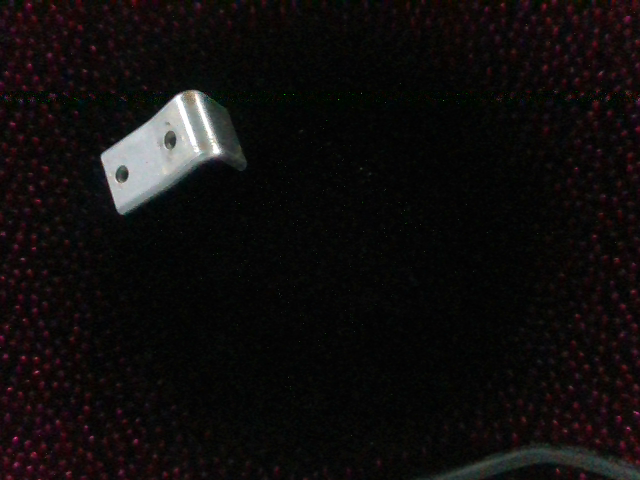
//> input picture LSD/cmake-build-debug/image3.png, 640 x 480 px
$ ./main   (built with g++ and OpenCV 4)
//> lines starting //> are read from the running program, lines starting //| are printed output that depends on the picture; after the words box and inside, x2 and y2 are one past the last pixel; in counts of white or black regions, pixels touching at a corner belong together
#include "opencv2/imgproc.hpp"
#include "opencv2/imgcodecs.hpp"
#include "opencv2/highgui.hpp"
//#include "ILSD.h"
#include <iostream>
using namespace std;
using namespace cv;

double Pointdistance(double  x1, double y1, double x2, double y2)
{
    return sqrt((x1 - x2)*(x1 - x2) + (y1 - y2)*(y1 - y2));
}
//struct Line
//{
//    int
//};
int main()
{
    bool useRefine = true;
    bool useCanny = true;
    Mat image = imread("image3.png");
//> image is the input picture: 480 rows x 640 cols, CV_8UC3; mean B, G, R 12.9, 13.3, 15.9
    if( image.empty() )
    {
        cout << "Unable to load Image" << endl; return 1;
    }
    imshow("Source Image", image);

    Mat imageBf;
    bilateralFilter(image, imageBf, 5, 10, 10);
//    imshow("bi", imageBf);
    //双边滤波
    Mat imageEnhance;
    Mat kernel = (Mat_<float>(3, 3) << 0, -1, 0, -1, 4, -1, 0, -1, 0);
    filter2D(imageBf, imageEnhance, CV_8UC3, kernel);
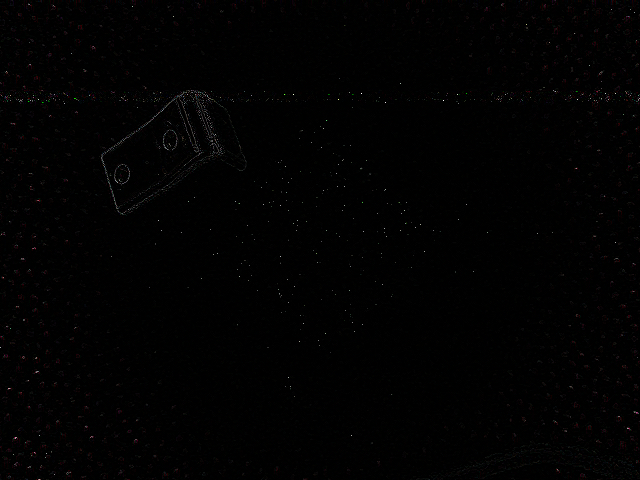
//> imageEnhance: 480 rows x 640 cols, CV_8UC3; mean B, G, R 1.4, 1.4, 1.7
    imshow("iE", imageEnhance);

    Mat resImage;
    cvtColor(image, resImage, CV_RGB2GRAY);
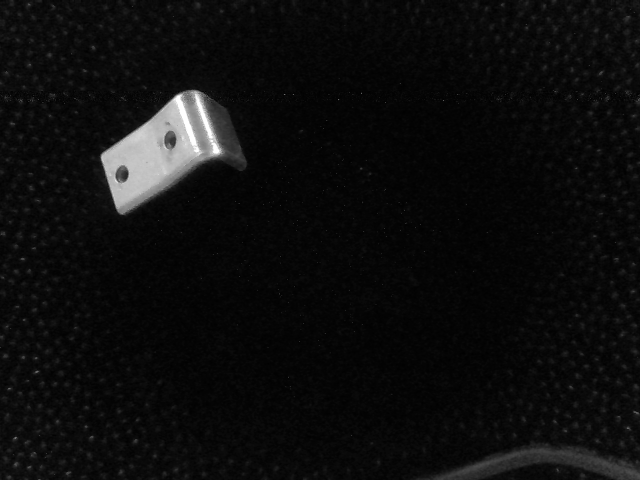
//> resImage: 480 rows x 640 cols, CV_8UC1; min 1, max 255, mean 13.5


    Ptr<LineSegmentDetector> ls = createLineSegmentDetector(LSD_REFINE_STD);

    vector<Vec4f> line;
    vector<Vec4f> cut_line;
    vector<double> len;
    double total_len(0);
    double average_len;

    ls->detect(resImage, line);
//> line = 64 items, first 8: [184.7, 89.19, 168.9, 99.91], [99.63, 155.6, 116.5, 211.6], [170, 101.8, 113.3, 146.2], [128.2, 169.3, 127.4, 176.9], [112.6, 145.5, 97.97, 155.4], [198.2, 90.23, 190.5, 89.31], [117.7, 183.3, 113.4, 173], [175.9, 139, 174.1, 150.8]
    for(int i = 0; i < line.size(); i++)
    {
        double l = Pointdistance(line.at(i)[0], line.at(i)[1], line.at(i)[2], line.at(i)[3]);
        len.push_back(l);
        total_len += l;
    }
//> this loop made 64 passes
//> (l, total_len) on passes 1 to 12: (19.06, 19.06), (58.55, 77.61), (72.03, 149.6), (7.7, 157.3), (17.66, 175), (7.74, 182.7), (11.16, 193.9), (11.89, 205.8), (11.3, 217.1), (8.72, 225.8), (8.88, 234.7), (6.18, 240.9)
//> after the loop, len = 64 values, max 76.35 at index 26, min 2.5 at index 42, mean 19.66; total_len = 1258.4

    average_len = total_len/line.size();
//> average_len = 19.66

    for(int i = 0; i < len.size(); i++)
    {
        if(len[i] > average_len)
            cut_line.push_back(line[i]);
    }
//> this loop made 64 passes


    // Show found lines

    ls->drawSegments(image, line);
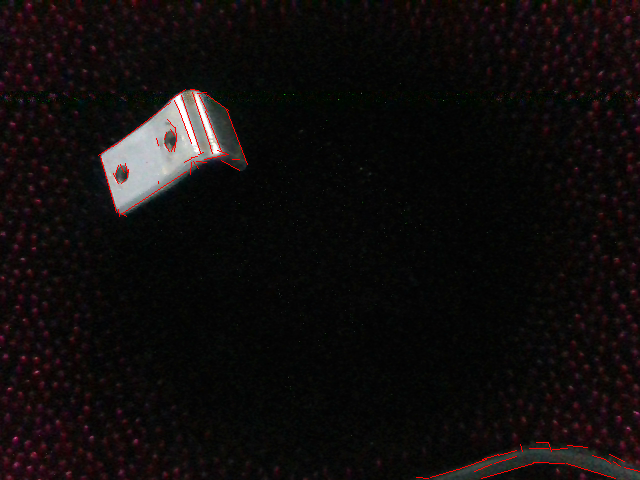
//> image: 480 rows x 640 cols, CV_8UC3; 0.4% of pixels changed, all inside (x1, y1, x2, y2) = (98, 89, 640, 479)
    imshow("result", image);

    waitKey();
    return 0;
}

$ run again, with LSD/cmake-build-debug/image0.png copied over LSD/cmake-build-debug/image3.png
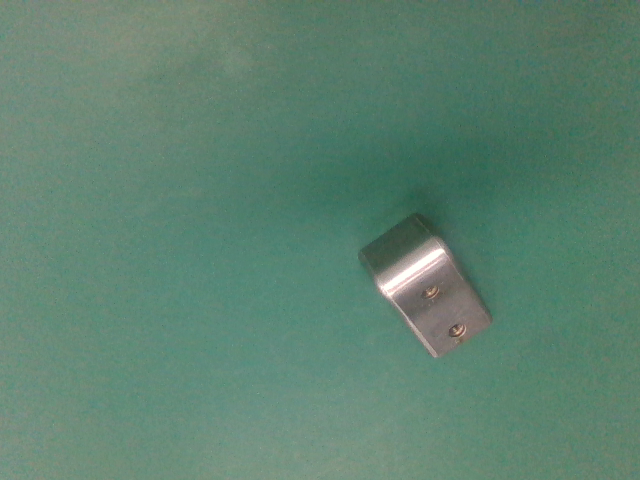
//> input picture LSD/cmake-build-debug/image0.png, 640 x 480 px
//> image is the input picture: 480 rows x 640 cols, CV_8UC3; mean B, G, R 112, 129.8, 93.7
//> `cvtColor(image, resImage, CV_RGB2GRAY);`:
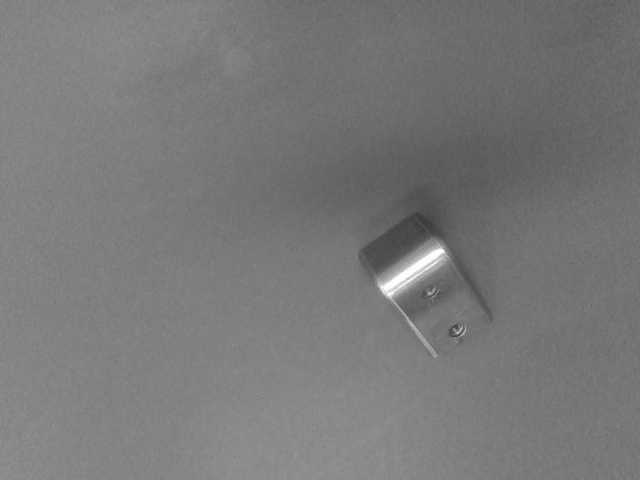
//> resImage: 480 rows x 640 cols, CV_8UC1; min 54, max 254, mean 120.4
//> line = 21 items, first 8: [451.1, 258.1, 441.4, 243], [376.4, 284.8, 382.2, 291.8], [404.2, 285.9, 446.8, 255], [439.2, 241.2, 441.4, 249.2], [436.6, 242.1, 377.8, 282.1], [390.5, 296.6, 407, 287.5], [382, 291.5, 393.4, 304.1], [437.6, 354.8, 394.8, 300.3]
//> the loop `for(int i = 0; i < line.size(); i++)` made 21 passes
//> (l, total_len) on passes 1 to 8: (18.03, 18.03), (9.13, 27.15), (52.57, 79.73), (8.22, 87.95), (71.11, 159.1), (18.84, 177.9), (16.99, 194.9), (69.29, 264.2)
//> after the loop `for(int i = 0; i < line.size(); i++)`: total_len = 567.7
//> average_len = 27.03
//> the loop `for(int i = 0; i < len.size(); i++)` made 21 passes
//> `ls->drawSegments(image, line);`:
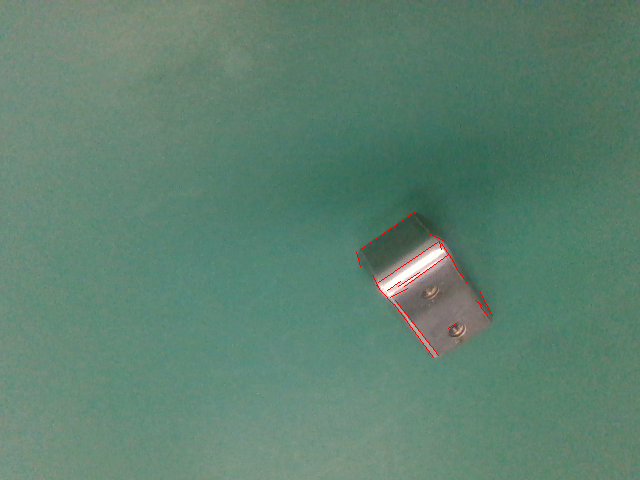
//> image: 480 rows x 640 cols, CV_8UC3; 0.16% of pixels changed, all inside (x1, y1, x2, y2) = (356, 211, 493, 358)

$ run again, with LSD/cmake-build-debug/image00.png copied over LSD/cmake-build-debug/image3.png
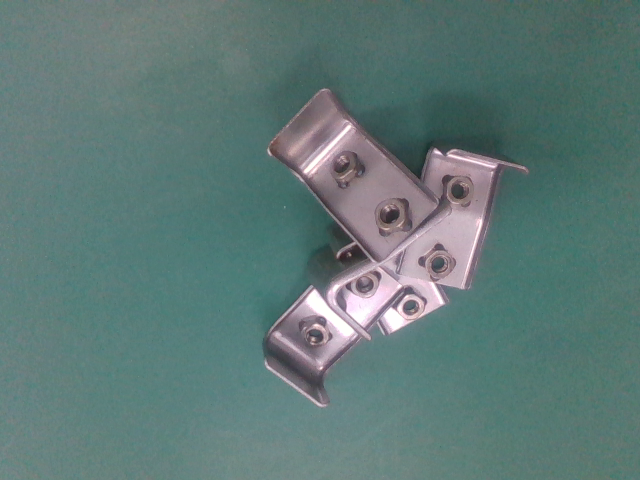
//> input picture LSD/cmake-build-debug/image00.png, 640 x 480 px
//> image is the input picture: 480 rows x 640 cols, CV_8UC3; mean B, G, R 118.4, 120.9, 94.8
//> `cvtColor(image, resImage, CV_RGB2GRAY);`:
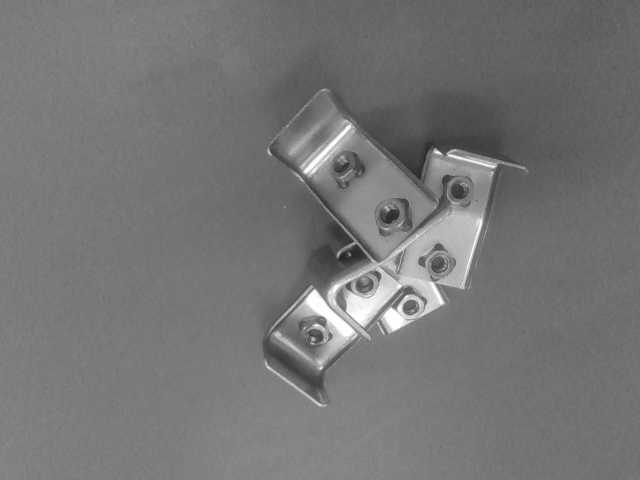
//> resImage: 480 rows x 640 cols, CV_8UC1; min 34, max 254, mean 117.2
//> line = 244 items, first 8: [443.5, 153.9, 435.1, 147.6], [407, 292, 395.4, 307.9], [415.7, 295, 406.8, 293.7], [401.9, 311.9, 402.3, 303.1], [468.1, 271.9, 492.5, 181.7], [320.5, 314.5, 327.8, 319.9], [343.7, 288.1, 346.6, 311.8], [326.5, 304.6, 312, 284.3]
//> the loop `for(int i = 0; i < line.size(); i++)` made 244 passes
//> (l, total_len) on passes 1 to 3: (10.49, 10.49), (19.76, 30.25), (9.01, 39.27)
//> after the loop `for(int i = 0; i < line.size(); i++)`: len = 244 values, max 107.1 at index 34, min 1.77 at index 57, mean 17.8; total_len = 4342.1
//> average_len = 17.8
//> after the loop `for(int i = 0; i < len.size(); i++)`: cut_line = 66 items, first 8: [407, 292, 395.4, 307.9], [468.1, 271.9, 492.5, 181.7], [343.7, 288.1, 346.6, 311.8], [326.5, 304.6, 312, 284.3], [379.6, 308.3, 402.4, 284.9], [313.3, 289.6, 277.1, 328.4], [320.4, 367.8, 356.6, 332.8], [388.8, 333.3, 443.9, 303.5]
//> `ls->drawSegments(image, line);`:
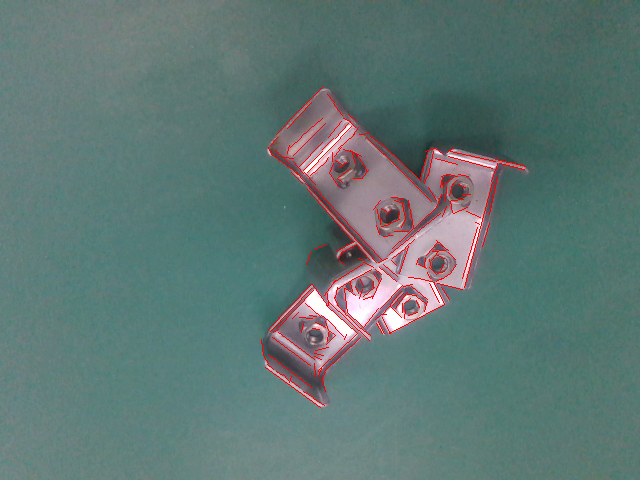
//> image: 480 rows x 640 cols, CV_8UC3; 1.25% of pixels changed, all inside (x1, y1, x2, y2) = (261, 86, 526, 408)

$ run again, with LSD/cmake-build-debug/image1.png copied over LSD/cmake-build-debug/image3.png
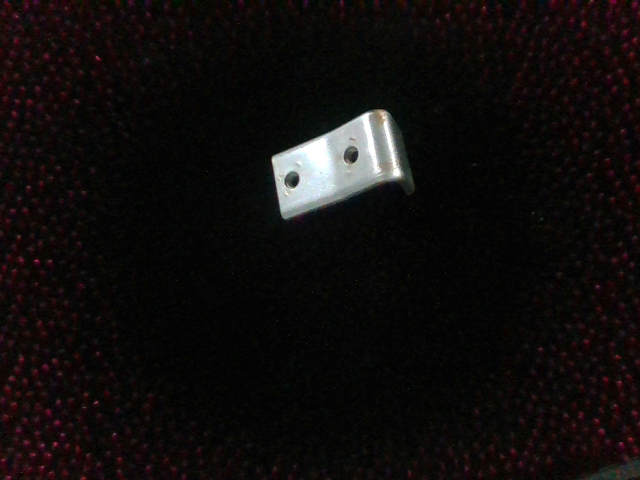
//> input picture LSD/cmake-build-debug/image1.png, 640 x 480 px
//> image is the input picture: 480 rows x 640 cols, CV_8UC3; mean B, G, R 12.4, 13.1, 16.3
//> `cvtColor(image, resImage, CV_RGB2GRAY);`:
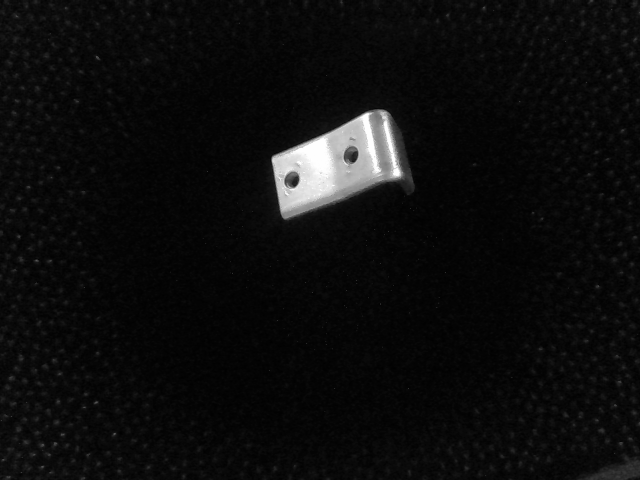
//> resImage: 480 rows x 640 cols, CV_8UC1; min 1, max 255, mean 13.3
//> line = 47 items, first 8: [369.1, 111.5, 273.2, 157.2], [298.8, 181.4, 294.4, 187.2], [386.9, 108.6, 366.6, 111], [270.9, 158.1, 280.9, 216.8], [299.5, 173.2, 298.2, 181.5], [294.5, 187.3, 286.8, 186.5], [358.2, 152.7, 355.1, 161.7], [283.9, 178.3, 289.5, 169.5]
//> the loop `for(int i = 0; i < line.size(); i++)` made 47 passes
//> (l, total_len) on passes 1 to 8: (106.2, 106.2), (7.25, 113.5), (20.45, 133.9), (59.59, 193.5), (8.46, 202), (7.72, 209.7), (9.49, 219.2), (10.46, 229.7)
//> after the loop `for(int i = 0; i < line.size(); i++)`: total_len = 830.3
//> average_len = 17.67
//> the loop `for(int i = 0; i < len.size(); i++)` made 47 passes
//> `ls->drawSegments(image, line);`:
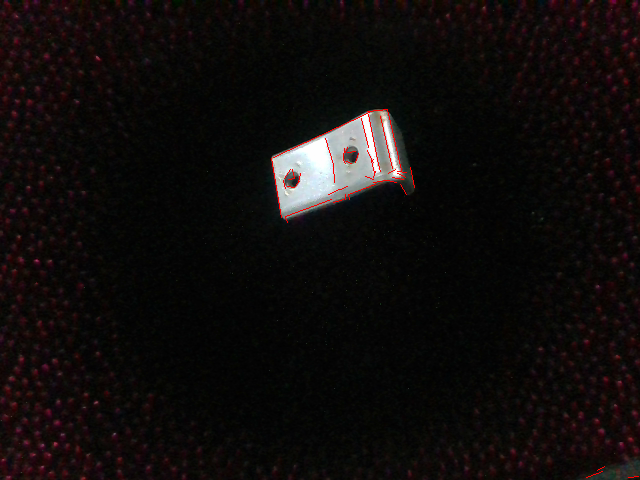
//> image: 480 rows x 640 cols, CV_8UC3; 0.27% of pixels changed, all inside (x1, y1, x2, y2) = (271, 109, 639, 478)
